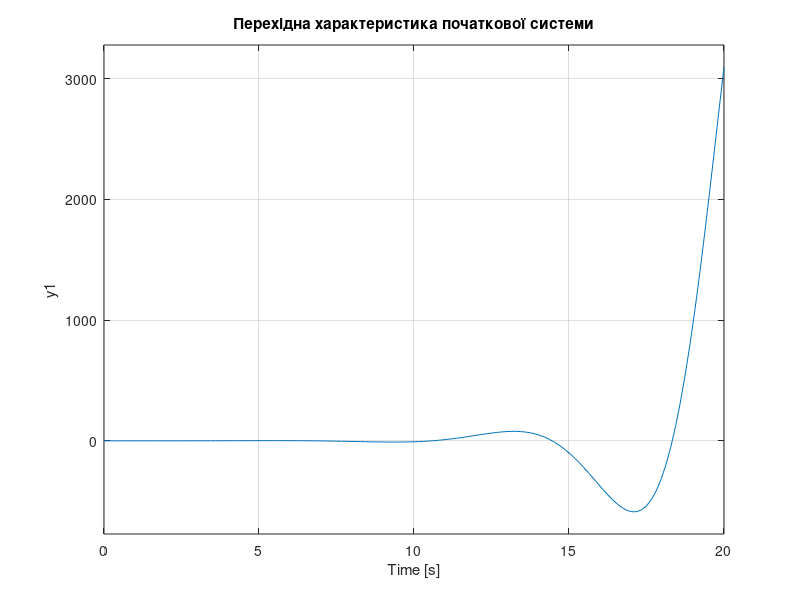
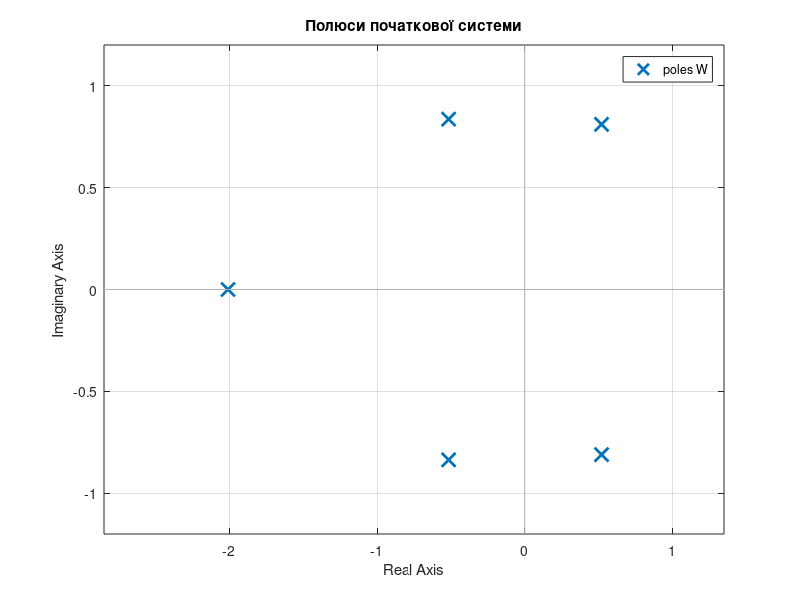
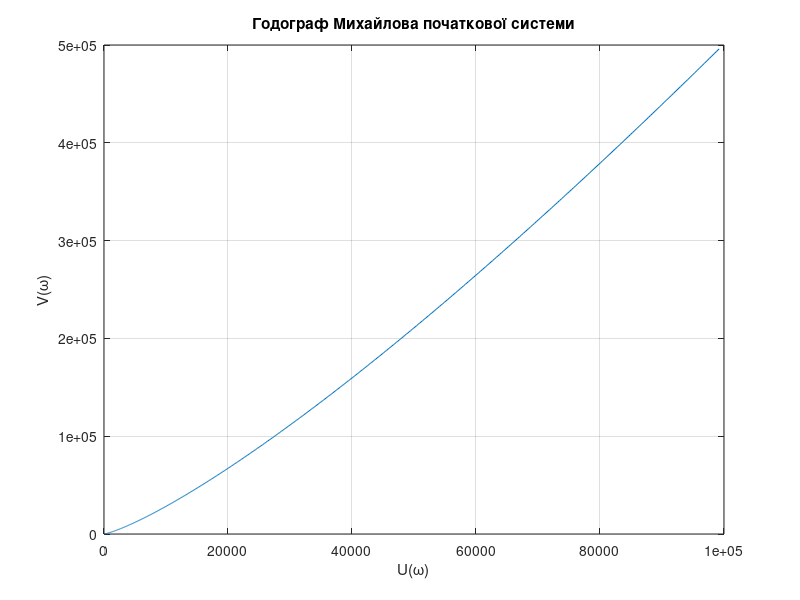
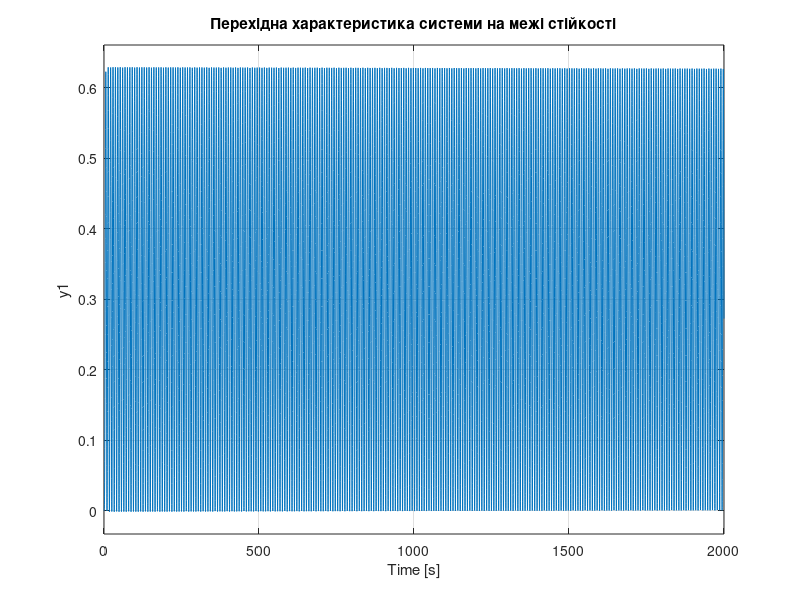

MATLAB code for these plots, in order:
clc;
clear;
close all;

% ==============================
% Лабораторна робота №4
% Варіант 2
% Дослідження стійкості системи
% ==============================

% Початкова система
num = [2];
den = [5 10 4 8 4 9];

W = tf(num, den);

% Перехідна характеристика початкової системи
figure;
step(W);
grid on;
title('Перехідна характеристика початкової системи');

% Полюси початкової системи
poles = roots(den);
disp('Полюси початкової системи:');
disp(poles);

figure;
pzmap(W);
grid on;
title('Полюси початкової системи');

% Годограф Михайлова початкової системи
w = 0:0.01:10;

U = 9 - 8*w.^2 + 10*w.^4;
V = 4*w - 4*w.^3 + 5*w.^5;

figure;
plot(U, V);
grid on;
xlabel('U(\omega)');
ylabel('V(\omega)');
title('Годограф Михайлова початкової системи');

% ==============================
% Система на межі стійкості
% ==============================

% Новий знаменник після зміни дійсної частини
% комплексно-спряженої пари полюсів на нуль

den_new = [5 15.2047 18.4728 19.6898 9.9806 6.3730];

W_new = tf(num, den_new);

% Перехідна характеристика системи на межі стійкості
figure;
step(W_new);
grid on;
title('Перехідна характеристика системи на межі стійкості');

% Полюси системи на межі стійкості
poles_new = roots(den_new);
disp('Полюси системи на межі стійкості:');
disp(poles_new);

figure;
pzmap(W_new);
grid on;
title('Полюси системи на межі стійкості');

% Годограф Михайлова системи на межі стійкості
U_new = 6.3730 - 19.6898*w.^2 + 15.2047*w.^4;
V_new = 9.9806*w - 18.4728*w.^3 + 5*w.^5;

figure;
plot(U_new, V_new);
grid on;
xlabel('U(\omega)');
ylabel('V(\omega)');
title('Годограф Михайлова системи на межі стійкості');
